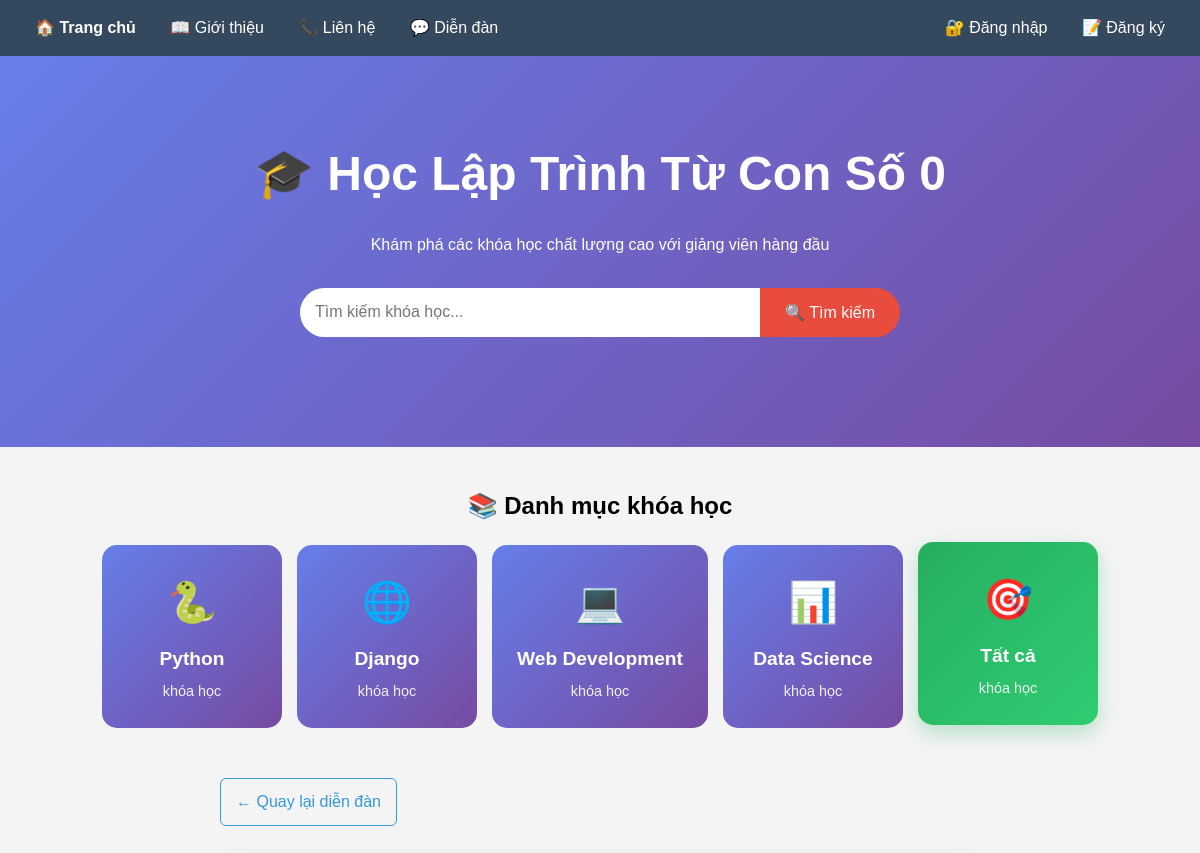
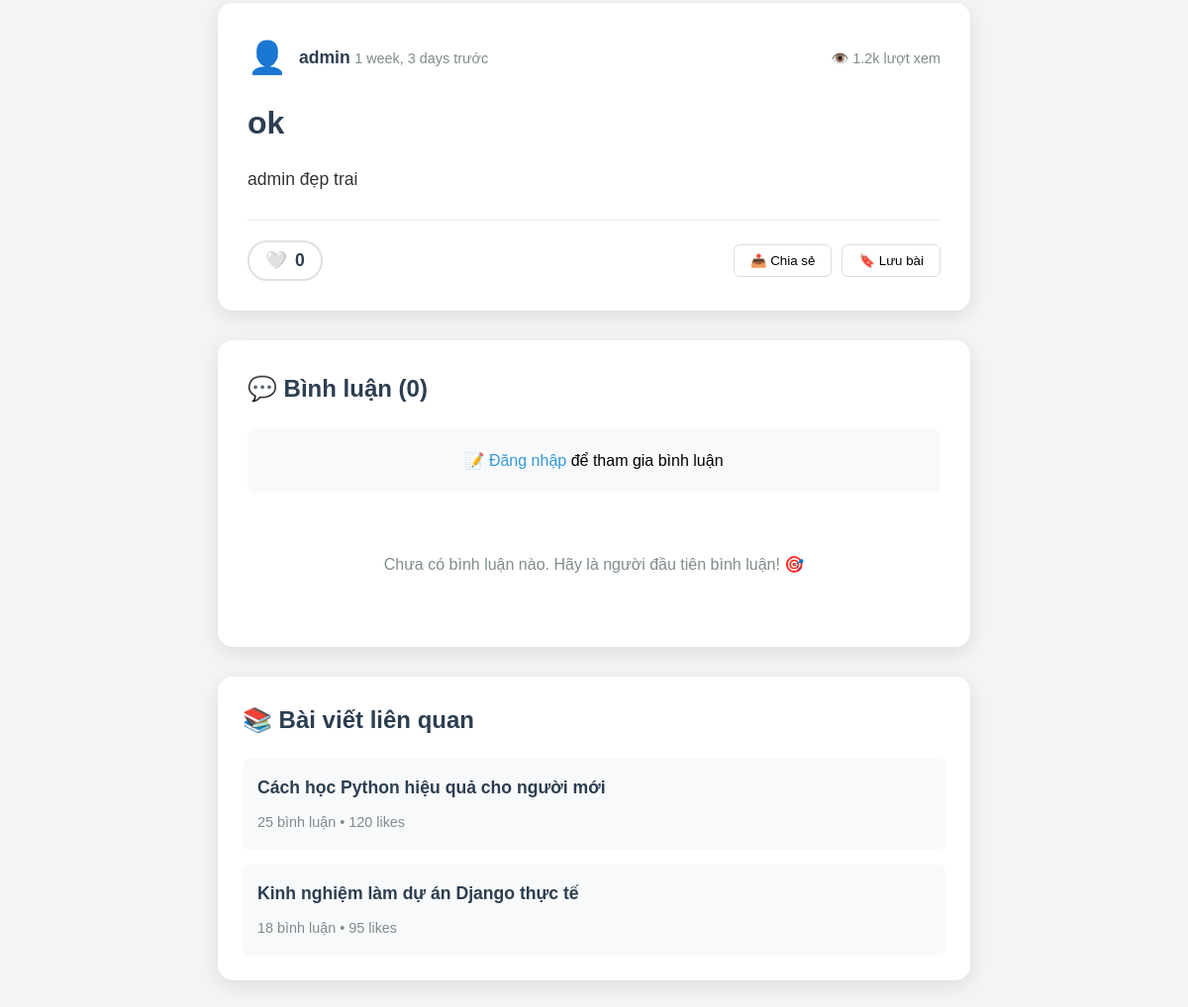
The app's page /forum/2/ with its own data (2 pictures, top to bottom).
### courses/models.py (models this page shows, shortened)
class ForumPost(models.Model):
    author = models.ForeignKey(User, on_delete=models.CASCADE, verbose_name="Tác giả")
    title = models.CharField(max_length=200, verbose_name="Tiêu đề")
    content = models.TextField(verbose_name="Nội dung")
    created_at = models.DateTimeField(auto_now_add=True, verbose_name="Ngày tạo")
    updated_at = models.DateTimeField(auto_now=True, verbose_name="Ngày cập nhật")
    tags = models.CharField(max_length=100, blank=True, verbose_name="Tags")
    is_pinned = models.BooleanField(default=False, verbose_name="Ghim bài")
    class Meta:
        ordering = ['-is_pinned', '-created_at']
        verbose_name = "Bài viết diễn đàn"
        verbose_name_plural = "Bài viết diễn đàn"

### courses/views.py (the view)
# urls.py: path('forum/<int:post_id>/', views.forum_detail, name='forum_detail'),
def forum_detail(request, post_id):
    post = get_object_or_404(
        ForumPost.objects.annotate(
            like_count=Count('postlike'),
            comment_count=Count('comments')
        ),
        id=post_id
    )
    user_has_liked = False
    if request.user.is_authenticated:
        user_has_liked = PostLike.objects.filter(user=request.user, post=post).exists()
    return render(request, 'courses/forum_detail.html', {
        'post': post,
        'comments': post.comments.all(),
        'user_has_liked': user_has_liked,
        'like_count': post.like_count
    })

### courses/templates/courses/forum_detail.html (shortened to what this page needs)
{% extends 'courses/base.html' %}
{% block content %}
<div class="forum-detail-container">
    <div class="forum-nav">
        <a href="{% url 'forum_list' %}" class="btn-back">← Quay lại diễn đàn</a>
    </div>
    <article class="forum-post">
        <header class="post-header">
            <div class="author-info">
                <span class="author-avatar">👤</span>
                <div>
                    <strong class="author-name">{{ post.author.username }}</strong>
                    <span class="post-date">{{ post.created_at|timesince }} trước</span>
                </div>
            </div>
            <div class="post-stats">
                <span class="views">👁️ 1.2k lượt xem</span>
            </div>
        </header>
        <h1 class="post-title">{{ post.title }}</h1>
        <div class="post-content">
            {{ post.content|linebreaksbr|urlize }}
        </div>
        <footer class="post-footer">
            <div class="like-section">
                <form method="post" action="{% url 'toggle_like' post.id %}" class="like-form">
                    <button type="submit" class="like-btn {% if user_has_liked %}liked{% endif %}">
                        {% if user_has_liked %}❤️{% else %}🤍{% endif %}
                        <span class="like-count">{{ like_count }}</span>
                    </button>
                </form>
            </div>
            <div class="action-buttons">
                <button class="btn-share" onclick="sharePost()">📤 Chia sẻ</button>
                <button class="btn-bookmark">🔖 Lưu bài</button>
            </div>
        </footer>
    </article>
    <section class="comments-section">
        <h2>💬 Bình luận ({{ comments|length }})</h2>
        {% if user.is_authenticated %}
        <form method="post" action="{% url 'add_comment' post.id %}" class="comment-form">
            {% csrf_token %}
            <div class="comment-input">
                <textarea name="content" placeholder="Viết bình luận của bạn..." required rows="3"></textarea>
                <button type="submit" class="btn-comment">📤 Gửi</button>
            </div>
        </form>
        {% else %}
        <div class="login-prompt">
            <p>📝 <a href="{% url 'account_login' %}">Đăng nhập</a> để tham gia bình luận</p>
        </div>
        {% endif %}
        <div class="comments-list">
            {% for comment in comments %}
            <div class="comment-item">
                <div class="comment-header">
                    <span class="comment-avatar">👤</span>
                    <strong>{{ comment.author.username }}</strong>
                    <span class="comment-date">{{ comment.created_at|timesince }} trước</span>
                    {% if user == comment.author or user.is_staff %}
                    <div class="comment-actions">
                        <button class="btn-edit-comment">✏️</button>
                        <button class="btn-delete-comment">🗑️</button>
                    </div>
                    {% endif %}
                </div>
                <div class="comment-content">
                    {{ comment.content|linebreaksbr }}
                </div>
                {% if comment.updated_at != comment.created_at %}
                <div class="comment-edited">
                    ✏️ Đã chỉnh sửa
                </div>
                {% endif %}
            </div>
            {% empty %}
            <div class="no-comments">
                <p>Chưa có bình luận nào. Hãy là người đầu tiên bình luận! 🎯</p>
            </div>
            {% endfor %}
        </div>
    </section>
    <section class="related-posts">
        <h2>📚 Bài viết liên quan</h2>
        <div class="related-list">
            <div class="related-item">
                <h3><a href="#">Cách học Python hiệu quả cho người mới</a></h3>
                <span>25 bình luận • 120 likes</span>
            </div>
            <div class="related-item">
                <h3><a href="#">Kinh nghiệm làm dự án Django thực tế</a></h3>
                <span>18 bình luận • 95 likes</span>
            </div>
        </div>
    </section>
</div>
{% endblock %}

### courses/templates/courses/base.html (style rules this page uses)
* { box-sizing: border-box; margin: 0; padding: 0; }
body { font-family: Arial, sans-serif; margin: 0; padding: 0; background-color: #f4f4f4; line-height: 1.6; }

### courses/templates/courses/forum_detail.html (style rules this page uses)
.forum-detail-container { max-width: 800px; margin: 0 auto; padding: 20px; }
.forum-nav { display: flex; justify-content: space-between; align-items: center; margin-bottom: 30px; flex-wrap: wrap; gap: 15px; }
.btn-back { color: #3498db; text-decoration: none; font-weight: 500; padding: 10px 15px; border: 1px solid #3498db; border-radius: 6px; transition: all 0.3s ease; }
.forum-post { background: white; padding: 30px; border-radius: 15px; box-shadow: 0 5px 20px rgba(0,0,0,0.1); margin-bottom: 30px; position: relative; }
.post-header { display: flex; justify-content: space-between; align-items: center; margin-bottom: 20px; flex-wrap: wrap; gap: 15px; }
.author-info { display: flex; align-items: center; gap: 12px; }
.author-avatar { font-size: 2em; }
.author-name { color: #2c3e50; font-size: 1.1em; }
.post-date, .edited-badge { color: #7f8c8d; font-size: 0.9em; }
.post-stats .views { color: #7f8c8d; font-size: 0.9em; }
.post-title { color: #2c3e50; margin: 0 0 20px 0; font-size: 2em; line-height: 1.3; }
.post-content { line-height: 1.8; color: #333; font-size: 1.1em; margin-bottom: 25px; }
.post-footer { display: flex; justify-content: space-between; align-items: center; padding-top: 20px; border-top: 1px solid #eee; flex-wrap: wrap; gap: 15px; }
.like-form { margin: 0; }
.like-btn { background: none; border: 2px solid #e0e0e0; border-radius: 20px; padding: 8px 16px; cursor: pointer; display: flex; align-items: center; gap: 8px; font-size: 1.1em; transition: all 0.3s ease; }
.like-count { font-weight: 600; color: #2c3e50; }
.action-buttons { display: flex; gap: 10px; }
.btn-share, .btn-bookmark { padding: 8px 16px; border: 1px solid #ddd; border-radius: 6px; background: white; cursor: pointer; transition: all 0.3s ease; }
.comments-section { background: white; padding: 30px; border-radius: 15px; box-shadow: 0 5px 20px rgba(0,0,0,0.1); margin-bottom: 30px; }
.comments-section h2 { color: #2c3e50; margin-bottom: 20px; }
.login-prompt { text-align: center; padding: 20px; background: #f8f9fa; border-radius: 8px; margin-bottom: 20px; }
.login-prompt a { color: #3498db; text-decoration: none; }
.comments-list { display: flex; flex-direction: column; gap: 20px; }
.no-comments { text-align: center; padding: 40px; color: #7f8c8d; }
.related-posts { background: white; padding: 25px; border-radius: 15px; box-shadow: 0 5px 20px rgba(0,0,0,0.1); }
.related-posts h2 { color: #2c3e50; margin-bottom: 20px; }
.related-list { display: flex; flex-direction: column; gap: 15px; }
.related-item { padding: 15px; background: #f8f9fa; border-radius: 8px; transition: all 0.3s ease; }
.related-item h3 { margin: 0 0 8px 0; font-size: 1.1em; }
.related-item h3 a { color: #2c3e50; text-decoration: none; }
.related-item span { color: #7f8c8d; font-size: 0.9em; }

### records on screen
ForumPost: author.username "admin", created_at "1 week, 3 days", title "ok", content "admin đẹp trai"

### other values on screen
{{ like_count }} "0"
{{ comments|length }} "0"
